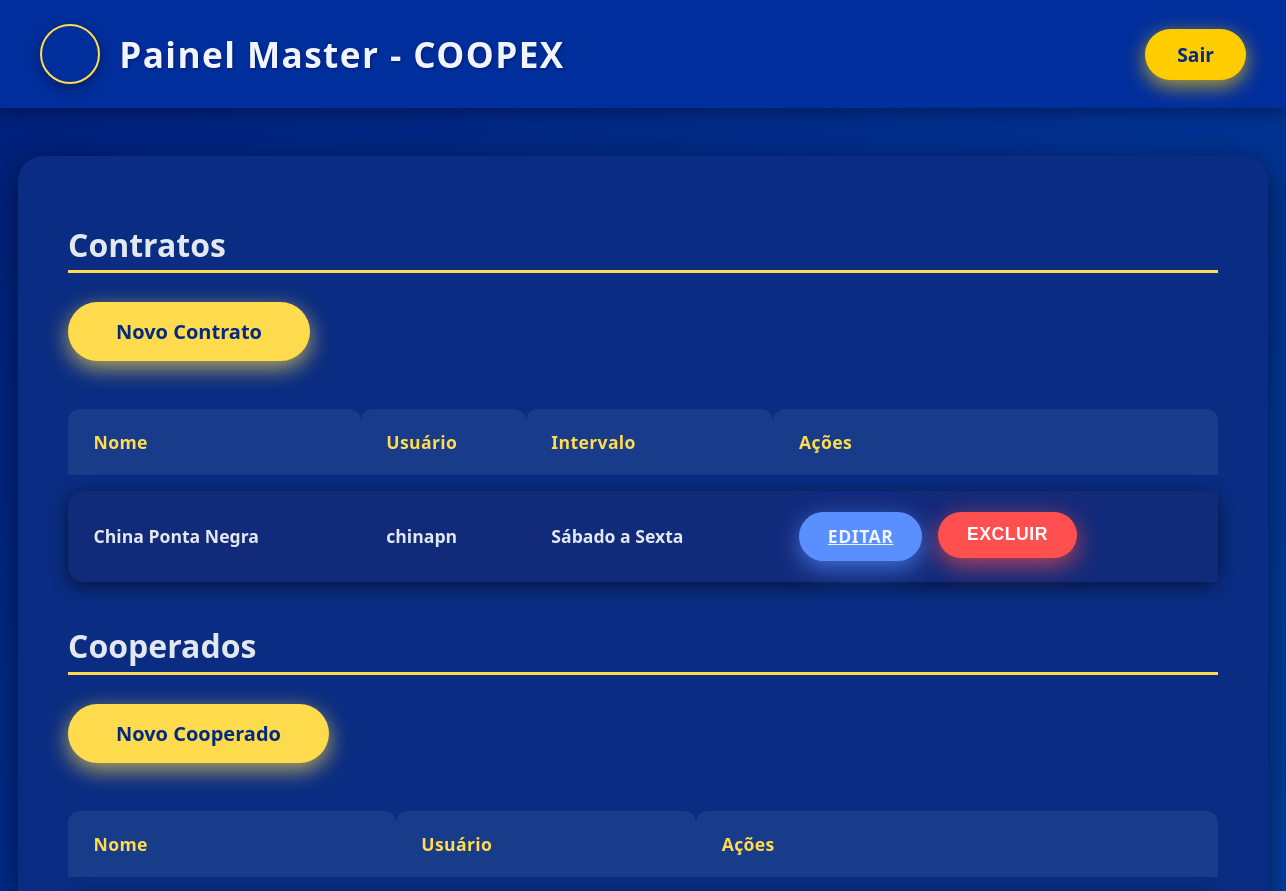
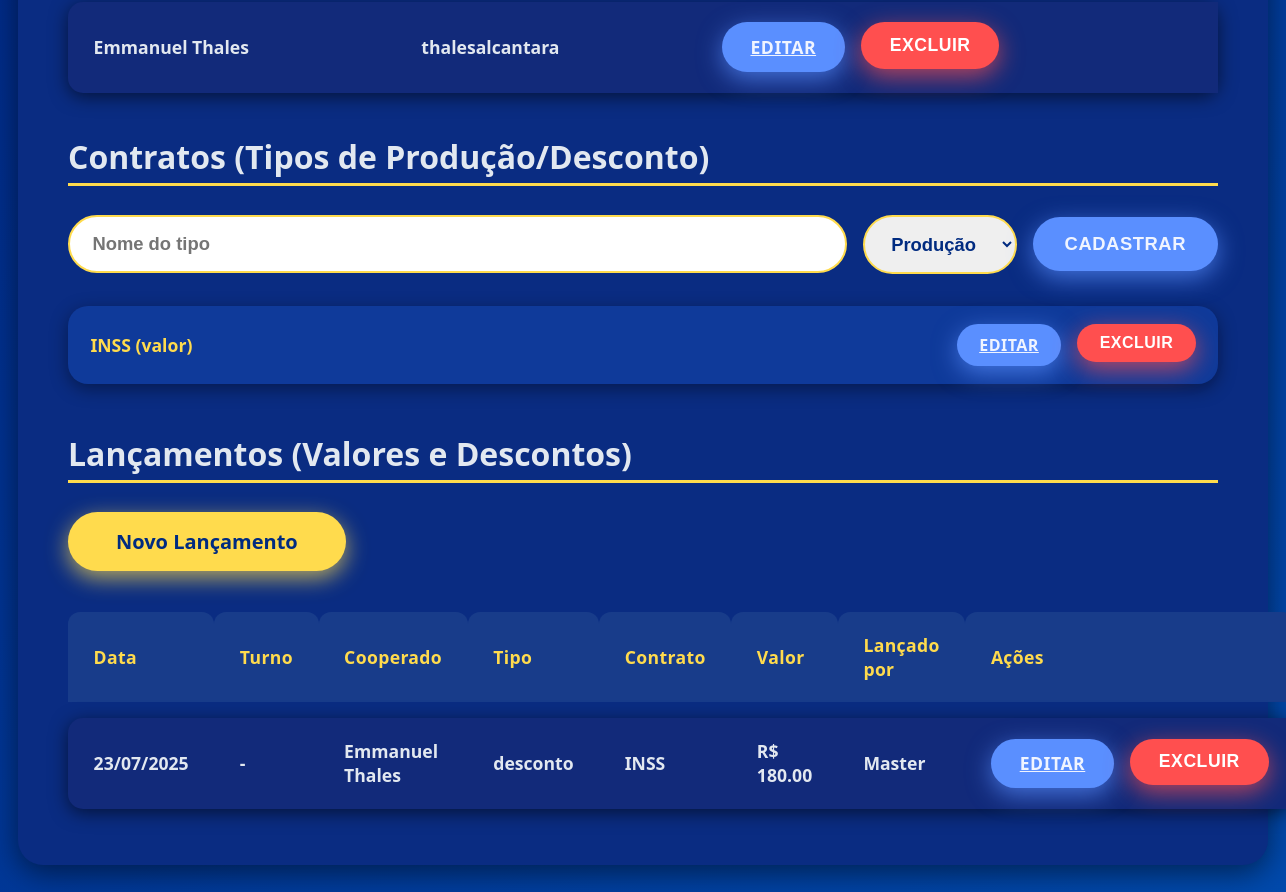
The page /painel_master (signed in) on the database its author committed (2 pictures, top to bottom).
### app.py (models this page shows, shortened)
class User(UserMixin, db.Model):
    __tablename__ = 'users'
    id = db.Column(db.Integer, primary_key=True)
    nome = db.Column(db.String(100), nullable=False)
    username = db.Column(db.String(50), unique=True, nullable=False)
    password_hash = db.Column(db.String(150), nullable=False)
    tipo = db.Column(db.String(20), nullable=False)  # master, admin, cooperado
    intervalo_inicio = db.Column(db.String(10))
    intervalo_fim = db.Column(db.String(10))

class TipoLancamento(db.Model):
    __tablename__ = 'tipos_lancamento'
    id = db.Column(db.Integer, primary_key=True)
    nome = db.Column(db.String(80), nullable=False)
    tipo = db.Column(db.String(20), nullable=False)  # valor ou desconto

class Valor(db.Model):
    __tablename__ = 'valores'
    id = db.Column(db.Integer, primary_key=True)
    cooperado_id = db.Column(db.Integer, db.ForeignKey('users.id'), nullable=False)
    tipo_lancamento_id = db.Column(db.Integer, db.ForeignKey('tipos_lancamento.id'))
    valor = db.Column(db.Float, nullable=False)
    data = db.Column(db.Date, nullable=False)
    turno = db.Column(db.String(30), nullable=False)
    tipo = db.Column(db.String(20), nullable=False)  # valor ou desconto
    criado_por = db.Column(db.Integer, db.ForeignKey('users.id'))
    cooperado = db.relationship('User', foreign_keys=[cooperado_id])
    criador = db.relationship('User', foreign_keys=[criado_por])
    tipo_lancamento = db.relationship('TipoLancamento', foreign_keys=[tipo_lancamento_id])

### app.py (the view)
@app.route("/painel_master")
@login_required
def painel_master():
    if current_user.tipo != 'master':
        return redirect(url_for('login'))
    admins = User.query.filter_by(tipo='admin').all()
    cooperados = User.query.filter_by(tipo='cooperado').all()
    tipos = TipoLancamento.query.all()
    valores = Valor.query.order_by(Valor.data.desc()).all()
    return render_template(
        "painel_master.html",
        admins=admins, cooperados=cooperados, tipos=tipos, valores=valores,
        dias_label=dias_label
    )

### app.py (called while the page is built)
@login_manager.user_loader
def load_user(user_id):
    return db.session.get(User, int(user_id))

### templates/painel_master.html (shortened to what this page needs)
<!DOCTYPE html>
<html lang="pt-br">
<head>
</head>
<body>
<header>
  <div class="header-left">
    <div class="logo-coopex"></div>
    <h1>Painel Master - COOPEX</h1>
  </div>
  <a href="{{ url_for('logout') }}" class="logout">Sair</a>
</header>
<div class="container">
  <h2>Contratos</h2>
  <a href="{{ url_for('cadastro_admin') }}" class="novo-btn">Novo Contrato</a>
  <table>
    <thead>
      <tr>
        <th>Nome</th><th>Usuário</th><th>Intervalo</th><th>Ações</th>
      </tr>
    </thead>
    <tbody>
      {% for admin in admins %}
      <tr>
        <td data-label="Nome">{{ admin.nome }}</td>
        <td data-label="Usuário">{{ admin.username }}</td>
        <td data-label="Intervalo">
          {% if admin.intervalo_inicio and admin.intervalo_fim %}
            {{ dias_label[admin.intervalo_inicio] }} a {{ dias_label[admin.intervalo_fim] }}
          {% else %}-{% endif %}
        </td>
        <td data-label="Ações" class="actions">
          <a href="{{ url_for('editar_admin', admin_id=admin.id) }}" class="btn-edit">Editar</a>
          <form method="post" action="{{ url_for('excluir_admin', admin_id=admin.id) }}" class="inline" onsubmit="return confirm('Deseja excluir este admin?');">
            <button type="submit" class="btn-danger">Excluir</button>
          </form>
        </td>
      </tr>
      {% endfor %}
    </tbody>
  </table>
  <h2>Cooperados</h2>
  <a href="{{ url_for('cadastro_cooperado') }}" class="novo-btn">Novo Cooperado</a>
  <table>
    <thead>
      <tr>
        <th>Nome</th><th>Usuário</th><th>Ações</th>
      </tr>
    </thead>
    <tbody>
      {% for c in cooperados %}
      <tr>
        <td data-label="Nome">{{ c.nome }}</td>
        <td data-label="Usuário">{{ c.username }}</td>
        <td data-label="Ações" class="actions">
          <a href="{{ url_for('editar_cooperado', cooperado_id=c.id) }}" class="btn-edit">Editar</a>
          <form method="post" action="{{ url_for('excluir_cooperado', cooperado_id=c.id) }}" class="inline" onsubmit="return confirm('Excluir este cooperado?');">
            <button type="submit" class="btn-danger">Excluir</button>
          </form>
        </td>
      </tr>
      {% endfor %}
    </tbody>
  </table>
  <h2>Contratos (Tipos de Produção/Desconto)</h2>
  <form method="post" action="{{ url_for('cadastrar_tipo_lancamento') }}" style="margin-bottom:2rem; display:flex; gap:1rem; flex-wrap: wrap; align-items:center;">
    <input type="text" name="nome" placeholder="Nome do tipo" required style="flex:1; padding:1rem 1.4rem; border-radius:40px; border:2px solid #ffdb4d; font-size:1.15rem; font-weight:700; color:#002b80;" />
    <select name="tipo" required style="padding:1rem 1.4rem; border-radius:40px; border:2px solid #ffdb4d; font-size:1.15rem; font-weight:700; color:#002b80;">
      <option value="Produção">Produção</option>
    </select>
    <button type="submit" class="btn-edit" style="padding:1rem 2rem; font-size:1.15rem;">Cadastrar</button>
  </form>
  <ul style="padding-left: 0; list-style: none; margin-bottom: 3rem;">
    {% for tipo in tipos %}
    <li style="margin-bottom: 1rem; background:#0f3a9a; box-shadow:0 5px 18px rgb(0 0 0 / 0.4); border-radius: 20px; padding: 1.1rem 1.4rem; display:flex; justify-content: space-between; align-items:center; font-size:1.1rem; font-weight:700; color:#ffdb4d;">
      <span>{{ tipo.nome }} ({{ tipo.tipo }})</span>
      <div class="actions">
        <a href="{{ url_for('editar_tipo_lancamento', tipo_id=tipo.id) }}" class="btn-edit" style="font-size:1rem; padding:0.65rem 1.4rem;">Editar</a>
        <form method="post" action="{{ url_for('excluir_tipo_lancamento', tipo_id=tipo.id) }}" class="inline" onsubmit="return confirm('Excluir este contrato?');">
          <button type="submit" class="btn-danger" style="font-size:1rem; padding:0.65rem 1.4rem;">Excluir</button>
        </form>
      </div>
    </li>
    {% endfor %}
  </ul>
  <h2>Lançamentos (Valores e Descontos)</h2>
  <a href="{{ url_for('cadastro_valor') }}" class="novo-btn" style="margin-bottom:1.6rem;display:inline-block;">Novo Lançamento</a>
  <table>
    <thead>
      <tr>
        <th>Data</th><th>Turno</th><th>Cooperado</th>
        <th>Tipo</th><th>Contrato</th><th>Valor</th>
        <th>Lançado por</th><th>Ações</th>
      </tr>
    </thead>
    <tbody>
      {% for v in valores %}
      <tr>
        <td data-label="Data">{{ v.data.strftime('%d/%m/%Y') }}</td>
        <td data-label="Turno">{{ v.turno }}</td>
        <td data-label="Cooperado">{{ v.cooperado.nome }}</td>
        <td data-label="Tipo">{{ v.tipo }}</td>
        <td data-label="Contrato">{{ v.tipo_lancamento.nome if v.tipo_lancamento else '' }}</td>
        <td data-label="Valor">R$ {{ "%.2f"|format(v.valor) }}</td>
        <td data-label="Lançado por">{{ v.criador.nome if v.criador else '' }}</td>
        <td data-label="Ações" class="actions">
          <a href="{{ url_for('editar_valor', valor_id=v.id) }}" class="btn-edit">Editar</a>
          <form method="post" action="{{ url_for('excluir_valor', valor_id=v.id) }}" class="inline" onsubmit="return confirm('Excluir este lançamento?');">
            <button type="submit" class="btn-danger">Excluir</button>
          </form>
        </td>
      </tr>
      {% endfor %}
    </tbody>
  </table>
</div>
</body>
</html>

### templates/painel_master.html (style rules this page uses)
* { box-sizing: border-box; }
body { margin: 0; font-family: 'Segoe UI', Tahoma, Geneva, Verdana, sans-serif; background: linear-gradient(135deg, #001f7a 0%, #004aad 100%); color: #f0f4ff; min-height: 100vh; }
header { background: #002e9c; padding: 1.5rem 2.5rem; display: flex; align-items: center; justify-content: space-between; box-shadow: 0 4px 15px rgb(0 0 0 / 0.35); position: sticky; top: 0; z-index: 20; }
.header-left { display: flex; align-items: center; gap: 1.2rem; }
.logo-coopex { width: 60px; height: 60px; background: url('/static/coopex_logo.png') no-repeat center center; background-size: contain; border-radius: 50%; box-shadow: 0 4px 14px rgb(0 0 0 / 0.35); border: 2.5px solid #ffdb4d; }
header h1 { font-weight: 900; font-size: 2.2rem; letter-spacing: 0.04em; text-shadow: 1px 1px 3px #001e6c; margin: 0; }
.logout { background: #ffcc00; color: #002b80; font-weight: 900; font-size: 1.2rem; padding: 0.75rem 2rem; border-radius: 40px; text-decoration: none; box-shadow: 0 6px 20px rgb(255 204 0 / 0.7); transition: background-color 0.3s ease, box-shadow 0.3s ease; }
.container { max-width: 1250px; margin: 3rem auto 4rem auto; background: #0a2c82; border-radius: 25px; padding: 40px 50px; box-shadow: 0 8px 30px rgb(0 0 0 / 0.5); color: #e2e8f0; }
h2 { font-size: 2rem; font-weight: 900; margin-bottom: 1.8rem; border-bottom: 3.5px solid #ffdb4d; padding-bottom: 0.3rem; }
.novo-btn { background: #ffdb4d; color: #002b80; font-weight: 900; padding: 1rem 3rem; border-radius: 40px; font-size: 1.25rem; text-decoration: none; display: inline-block; margin-bottom: 2rem; box-shadow: 0 7px 22px rgb(255 219 77 / 0.7); transition: background 0.3s ease, box-shadow 0.3s ease, transform 0.15s ease; }
table { width: 100%; border-collapse: separate; border-spacing: 0 1rem; }
th, td { padding: 1.3rem 1.6rem; font-size: 1.1rem; font-weight: 600; }
th { background: #183c8a; color: #ffdb4d; text-align: left; border-radius: 12px 12px 0 0; letter-spacing: 0.02em; }
tbody tr { background: #122a7a; border-radius: 15px; box-shadow: 0 4px 18px rgb(0 0 0 / 0.55); transition: box-shadow 0.25s ease; }
tbody tr td:first-child { border-radius: 15px 0 0 15px; }
tbody tr td:last-child { border-radius: 0 15px 15px 0; }
.actions { display: flex; gap: 1rem; }
.btn-edit, .btn-danger { cursor: pointer; border: none; font-weight: 800; padding: 0.8rem 1.8rem; border-radius: 30px; font-size: 1.1rem; text-transform: uppercase; letter-spacing: 0.03em; box-shadow: 0 6px 22px rgb(0 0 0 / 0.3); transition: background-color 0.3s ease, box-shadow 0.3s ease, transform 0.15s ease; }
.btn-edit { background: #5a8fff; color: #f0f4ff; box-shadow: 0 7px 24px rgb(90 143 255 / 0.7); }
.btn-danger { background: #ff4f4f; color: #fff; box-shadow: 0 7px 24px rgb(255 79 79 / 0.7); }
form.inline { display: inline; }

### rows shown on the page
User: nome "China Ponta Negra", username "chinapn", intervalo_inicio "Sábado", intervalo_fim "Sexta"
User: nome "Emmanuel Thales", username "thalesalcantara"
TipoLancamento: nome "INSS", tipo "valor"
Valor: data "23/07/2025", turno "-", cooperado.nome "Emmanuel Thales", tipo "desconto", tipo_lancamento "INSS", valor "180.00", criador "Master"
